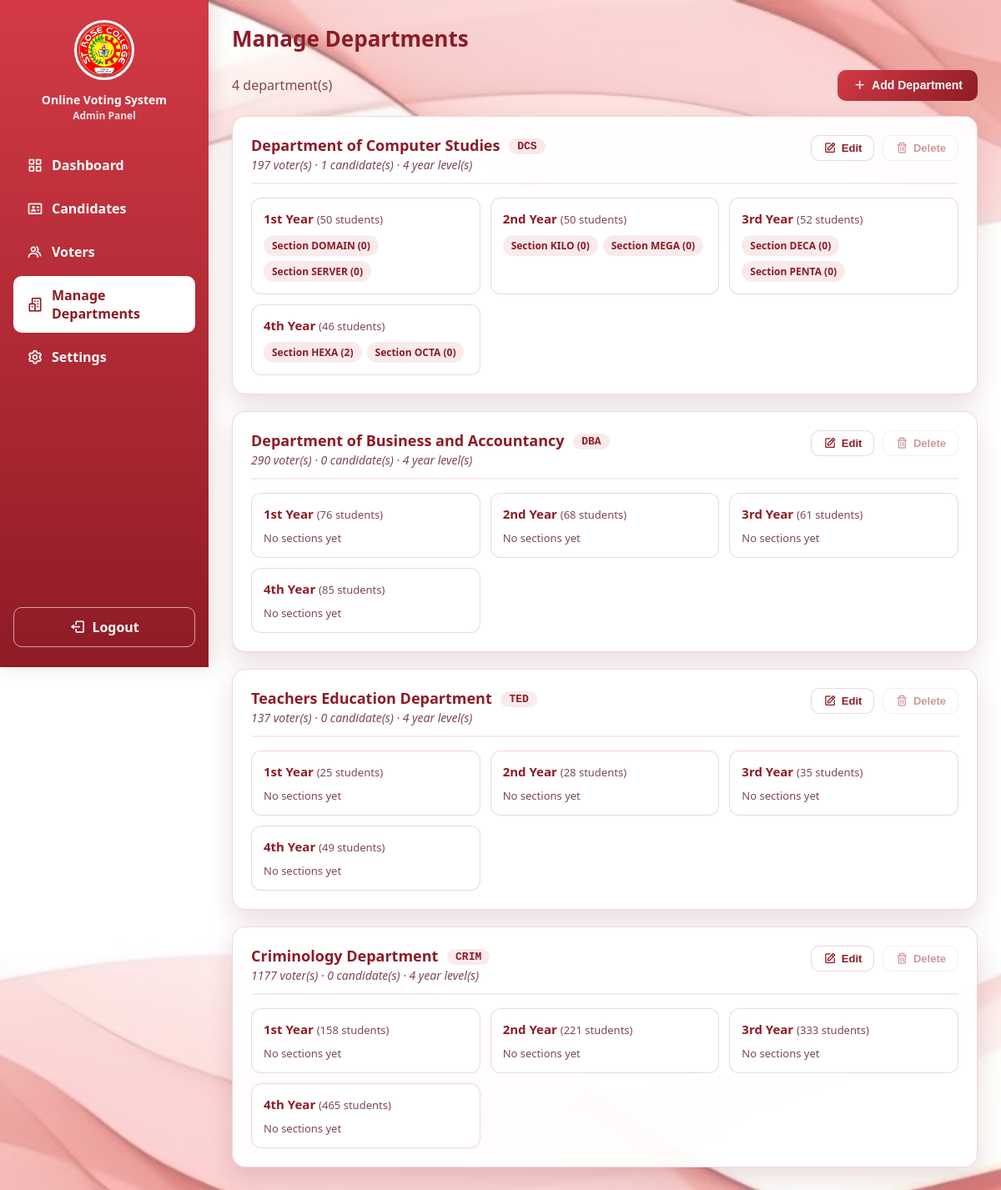
The page /adminDash/departments.php (signed in) on the database its author committed.
### tables this page shows
CREATE TABLE `year_levels` (
  `id` int(10) UNSIGNED NOT NULL,
  `department_code` varchar(10) NOT NULL,
  `name` varchar(20) NOT NULL,
  `sort_order` tinyint(3) UNSIGNED NOT NULL DEFAULT 0
);

### adminDash/includes/init.php (called while the page is built, shortened)
<?php
function h($value)
{
    return htmlspecialchars((string) $value, ENT_QUOTES, 'UTF-8');
}
function load_voters(PDO $db)
{
    return $db->query(
        'SELECT voter_id, student_id, name, department_code AS department, year_level AS year, section,
                has_voted AS voted, voted_at
         FROM voters
         ORDER BY id'
    )->fetchAll();
}
$db = db();
try {
    $departments = $db->query('SELECT code, name FROM departments ORDER BY sort_order, name')
        ->fetchAll(PDO::FETCH_KEY_PAIR);
    $dept_year_levels = array_fill_keys(array_keys($departments), []);
    $dept_sections = [];
    $rows = $db->query(
        'SELECT y.department_code, y.name AS year_level, s.name AS section
         FROM year_levels y
         LEFT JOIN sections s ON s.year_level_id = y.id
         ORDER BY y.sort_order, y.id'
    )->fetchAll();
    foreach ($rows as $row) {
        $code = $row['department_code'];
        $year = $row['year_level'];
        if (!isset($dept_sections[$code][$year])) {
            $dept_year_levels[$code][] = $year;
            $dept_sections[$code][$year] = [];
        }
        if ($row['section'] !== null) {
            $dept_sections[$code][$year][] = $row['section'];
        }
    }
    $position_ids = $db->query('SELECT name, id FROM positions')
        ->fetchAll(PDO::FETCH_KEY_PAIR);
    $candidates = $db->query(
        "SELECT c.id, c.student_id, c.name, p.name AS position,
                COALESCE(pl.name, 'Independent') AS partylist,
                c.department_code AS department, c.course, c.year_level AS year, c.section, c.photo,
                COALESCE(c.platform, '') AS platform, COALESCE(c.achievements, '') AS achievements
         FROM candidates c
         JOIN positions p ON p.id = c.position_id
         LEFT JOIN partylists pl ON pl.id = c.partylist_id
         ORDER BY c.id"
    )->fetchAll();
    $voters = load_voters($db);
} catch (PDOException $e) {
    db_fail('The votesys database is missing some tables. Import database/votesys.sql in phpMyAdmin, then reload this page.');
}

### adminDash/departments.php (the view, shortened to what this page needs)
<?php
require __DIR__ . '/includes/init.php';
$usage = [];
$year_usage = [];
$section_usage = [];
foreach (['voters' => $voters, 'candidates' => $candidates] as $kind => $students) {
    foreach ($students as $s) {
        $dept = $s['department'];
        $usage[$dept][$kind] = ($usage[$dept][$kind] ?? 0) + 1;
        $year_usage[$dept][$s['year']] = ($year_usage[$dept][$s['year']] ?? 0) + 1;
        if ($s['section'] !== '') {
            $key = mb_strtolower($s['section']);
            $section_usage[$dept][$s['year']][$key] = ($section_usage[$dept][$s['year']][$key] ?? 0) + 1;
        }
    }
}
require __DIR__ . '/includes/header.php';
?>
<div class="toolbar">
    <p><?php echo count($departments); ?> department(s)</p>
    <div class="toolbar-actions">
        <button type="button" class="btn" onclick="openDeptForm()"><i class="bx bx-plus"></i> Add Department</button>
    </div>
</div>
<?php foreach ($departments as $code => $dept_name): ?>
    <?php
    $voter_count = $usage[$code]['voters'] ?? 0;
    $candidate_count = $usage[$code]['candidates'] ?? 0;
    $in_use = $voter_count + $candidate_count > 0;
    ?>
    <section class="card">
        <div class="party-header">
            <div>
                <h2><?php echo h($dept_name); ?> <span class="code-badge"><?php echo h($code); ?></span></h2>
                <p class="party-desc">
                    <?php echo $voter_count; ?> voter(s) · <?php echo $candidate_count; ?> candidate(s) ·
                    <?php echo count($dept_year_levels[$code]); ?> year level(s)
                </p>
            </div>
            <div class="toolbar-actions">
                <button type="button" class="btn btn-secondary btn-small"
                        data-code="<?php echo h($code); ?>" onclick="openDeptForm(this.dataset.code)">
                    <i class="bx bx-edit"></i> Edit
                </button>
                <button type="button" class="btn btn-secondary btn-small"
                        data-code="<?php echo h($code); ?>" data-name="<?php echo h($dept_name); ?>"
                        onclick="openDelete(this.dataset.code, this.dataset.name)"
                        <?php if ($in_use): ?>disabled title="Can't delete: this department still has voters or candidates"<?php endif; ?>>
                    <i class="bx bx-trash"></i> Delete
                </button>
            </div>
        </div>
        <?php if (empty($dept_year_levels[$code])): ?>
            <p class="empty">No year levels yet. Click <strong>Edit</strong> to add them.</p>
        <?php else: ?>
            <div class="year-grid">
                <?php foreach ($dept_year_levels[$code] as $year): ?>
                    <div class="year-box">
                        <h3>
                            <?php echo h($year); ?>
                            <?php $students = $year_usage[$code][$year] ?? 0; ?>
                            <span class="dept-count">(<?php echo $students . ($students === 1 ? ' student' : ' students'); ?>)</span>
                        </h3>
                        <?php if (empty($dept_sections[$code][$year])): ?>
                            <p class="empty">No sections yet</p>
                        <?php else: ?>
                            <div class="chips">
                                <?php foreach ($dept_sections[$code][$year] as $section): ?>
                                    <span class="chip">
                                        Section <?php echo h($section); ?>
                                        (<?php echo $section_usage[$code][$year][mb_strtolower($section)] ?? 0; ?>)
                                    </span>
                                <?php endforeach; ?>
                            </div>
                        <?php endif; ?>
                    </div>
                <?php endforeach; ?>
            </div>
        <?php endif; ?>
    </section>
<?php endforeach; ?>
<?php require __DIR__ . '/includes/footer.php'; ?>

### css/admin.css (style rules this page uses)
:root { --red-dark: #8e1b26; --red: #b92b3a; --red-light: #d33a45; --red-soft: rgba(196, 48, 63, 0.10); --green: #1c6b41; --green-soft: rgba(28, 107, 65, 0.12); --text: #3d1f26; --text-muted: #7d4754; --border: rgba(157, 38, 51, 0.18); --shadow: rgba(117, 22, 34, 0.15); --card: rgba(255, 255, 255, 0.94); }
* { margin: 0; padding: 0; box-sizing: border-box; }
body { min-height: 100vh; font-family: "Segoe UI", Tahoma, Geneva, Verdana, sans-serif; color: var(--text); background: linear-gradient(rgba(255, 255, 255, 0.45), rgba(255, 255, 255, 0.45)), url("../images/bg.jpg") no-repeat center center fixed; background-color: #ffffff; background-size: cover; }
.card { margin-bottom: 20px; padding: 22px; background: var(--card); border: 1px solid var(--border); border-radius: 16px; box-shadow: 0 12px 30px var(--shadow); backdrop-filter: blur(6px); }
.card h2 { margin-bottom: 16px; font-size: 18px; color: var(--red-dark); }
.btn { padding: 10px 18px; font-size: 14px; font-weight: 700; color: #ffffff; background: linear-gradient(135deg, var(--red-light), var(--red-dark)); border: none; border-radius: 10px; cursor: pointer; transition: filter 0.15s ease, transform 0.15s ease; }
.dept-count { font-size: 13px; font-weight: 400; color: var(--text-muted); }
.empty { color: var(--text-muted); }
.toolbar { display: flex; align-items: center; justify-content: space-between; gap: 12px; flex-wrap: wrap; margin-bottom: 18px; }
.toolbar p { color: var(--text-muted); }
.toolbar-actions { display: flex; gap: 10px; flex-wrap: wrap; }
.btn-secondary { color: var(--red-dark); background: #ffffff; border: 1px solid var(--border); }
.btn-small { padding: 7px 14px; font-size: 13px; }
.party-header { display: flex; align-items: flex-start; justify-content: space-between; gap: 12px; flex-wrap: wrap; margin-bottom: 16px; padding-bottom: 12px; border-bottom: 2px solid var(--red-soft); }
.party-header h2 { margin-bottom: 2px; }
.party-desc { font-size: 14px; font-style: italic; color: var(--text-muted); }
.bx { font-size: 1.2em; line-height: 1; }
.btn, .nav a, .logout, .back-link { display: inline-flex; align-items: center; justify-content: center; gap: 6px; }
.code-badge { display: inline-block; margin-left: 6px; padding: 2px 10px; font-family: Consolas, "Courier New", monospace; font-size: 13px; color: var(--red-dark); vertical-align: middle; background: var(--red-soft); border-radius: 999px; }
.year-grid { display: grid; grid-template-columns: repeat(auto-fill, minmax(220px, 1fr)); gap: 12px; }
.year-box { padding: 14px; background: #ffffff; border: 1px solid var(--border); border-radius: 12px; }
.year-box h3 { margin-bottom: 10px; font-size: 15px; color: var(--red-dark); }
.year-box .empty { font-size: 13px; }
.chips { display: flex; flex-wrap: wrap; gap: 6px; }
.chip { padding: 4px 10px; font-size: 12px; font-weight: 600; color: var(--red-dark); background: var(--red-soft); border-radius: 999px; }
.btn:disabled { cursor: not-allowed; opacity: 0.45; transform: none; filter: none; }

### rows shown on the page
year_levels: dept_name "Teachers Education Department", department_code "TED", department_code "137", department_code "0", department_code "4", department_code "1st Year", department_code "25", department_code "2nd Year", department_code "28", department_code "3rd Year", department_code "35", department_code "4th Year", department_code "49"

### other values the page prints
$info['label'] "Dashboard"
$info['label'] "Candidates"
$info['label'] "Voters"
$info['label'] "Manage Departments"
$info['label'] "Settings"
$page_title "Manage Departments"
count($departments) "4"
$dept_name "Department of Computer Studies"
$code "DCS"
$voter_count "197"
$candidate_count "1"
count($dept_year_levels[$code]) "4"
$year "1st Year"
$students "50"
$section "DOMAIN"
